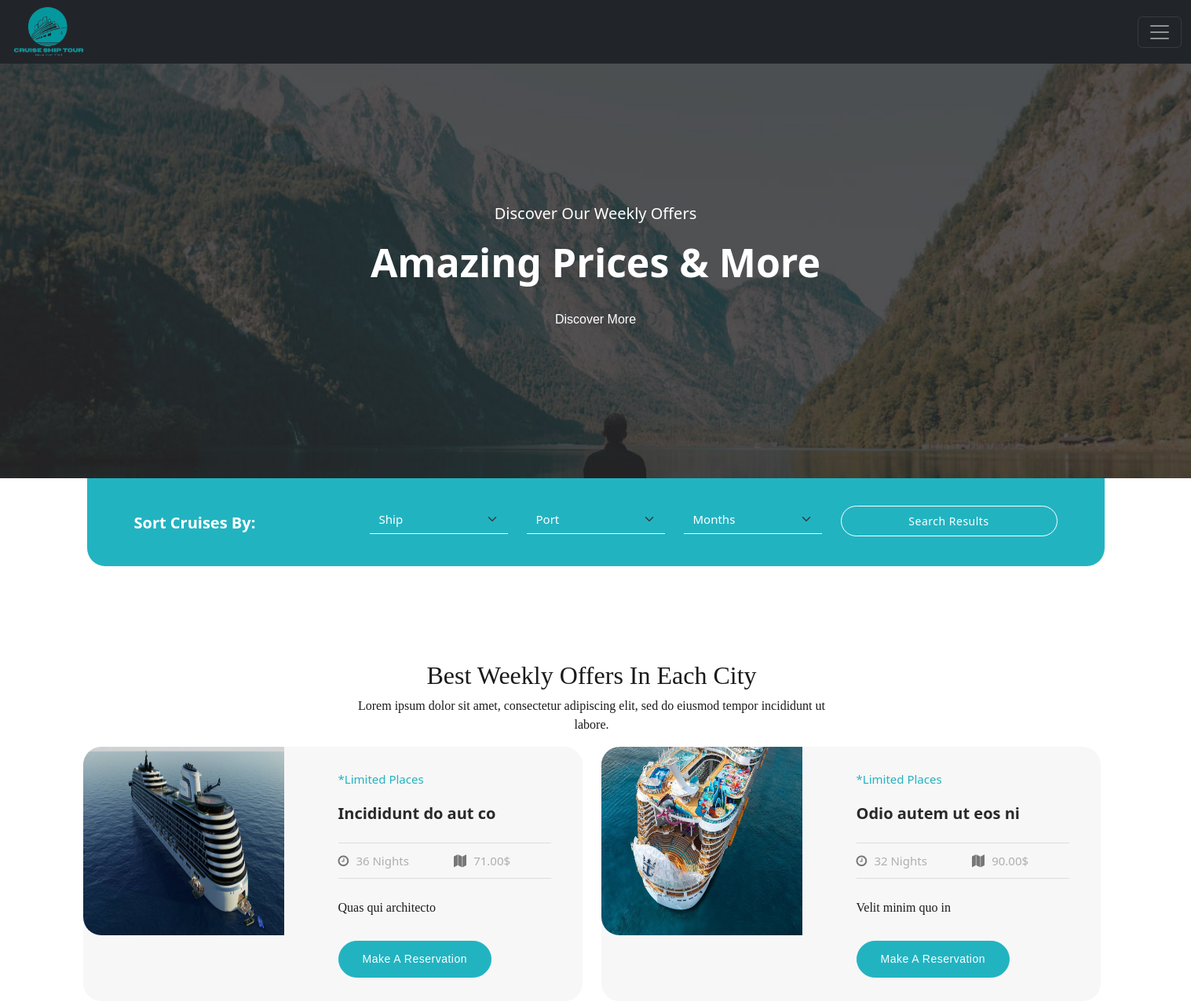
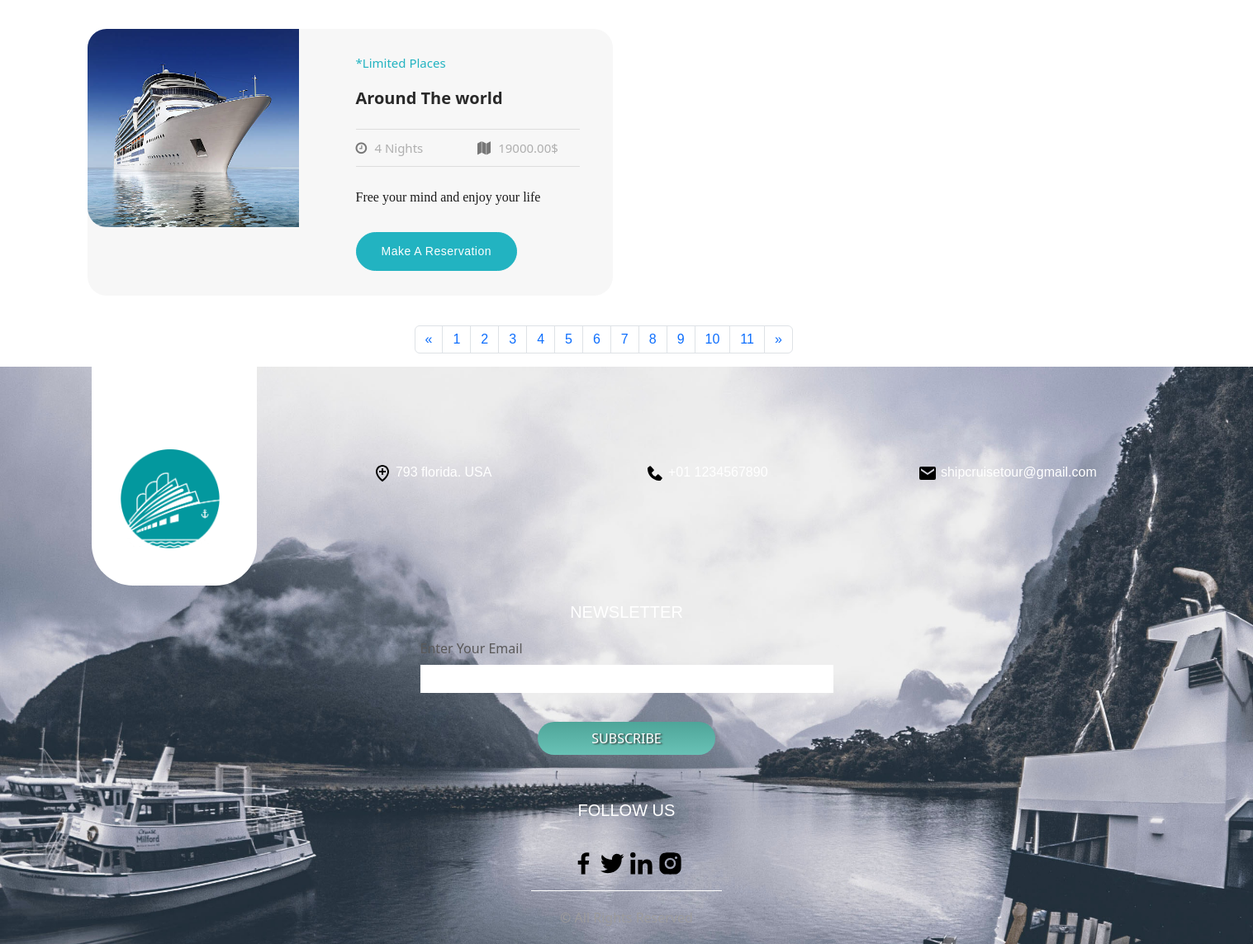
/pages/croisieres (signed in), run on the app's committed database (2 pictures, top to bottom).
### tables this page shows
CREATE TABLE `cruises` (
  `id` int(5) NOT NULL,
  `prix` int(5) NOT NULL,
  `image` varchar(255) NOT NULL,
  `nombre_nuits` int(2) NOT NULL,
  `port_depart` varchar(30) NOT NULL,
  `date_depart` date NOT NULL,
  `id_ship` int(5) NOT NULL,
  `nom` varchar(300) NOT NULL,
  `descriptif` varchar(10000) NOT NULL,
  `itineraire` varchar(255) NOT NULL
);

### app/controllers/Pages.php (called while the page is built, shortened)
<?php
  class Pages extends Controller{
  protected $cruiseModel;
  protected $shipModel;
  protected $portModel;
    public function __construct(){
      $this->cruiseModel = $this->model('Cruise');
      $this->shipModel = $this->model('Ship');
      $this->portModel = $this->model('Port');
    }
      public function croisieres(){
    if($_SERVER['REQUEST_METHOD'] == 'POST'){
      $port = $_POST['port'];
      $ship = $_POST['ship'];
      $date = $_POST['date'];
  $cruises = $this->cruiseModel->searchByPortShipDate($port,$ship,$date);
  $cruisePlaces = $this->cruiseModel->getPlaces();
  $reservedPlaces = $this->cruiseModel->getReservedPlaces();
  $shipsOptions = $this->shipModel->getShipsChoices();
  $portsOptions = $this->portModel->getPortsChoices();
  $datesOptions = $this->cruiseModel->getDatesChoices();
  $data = [
    'cruises' => $cruises,
    'cruisePlaces' => $cruisePlaces,
    'reservedPlaces' => $reservedPlaces,
    'shipsOptions' => $shipsOptions,
    'portsOptions' => $portsOptions,
    'datesOptions' => $datesOptions
  ];
} else {
  $cruises = $this->cruiseModel->getCruisesShipsPortsForClients();
  $cruisePlaces = $this->cruiseModel->getPlaces();
  $reservedPlaces = $this->cruiseModel->getReservedPlaces();
  $shipsOptions = $this->shipModel->getShipsChoices();
  $portsOptions = $this->portModel->getPortsChoices();
  $datesOptions = $this->cruiseModel->getDatesChoices();
}
        $data = [
          'cruises' => $cruises,
          'cruisePlaces' => $cruisePlaces,
          'reservedPlaces' => $reservedPlaces,
          'shipsOptions' => $shipsOptions,
          'portsOptions' => $portsOptions,
          'datesOptions' => $datesOptions
        ];
      $this->view('pages/croisieres', $data);
      }
  }

### app/libraries/Core.php (called while the page is built, shortened)
<?php
  class Core {
    protected $currentMethod = 'index';
    public function __construct(){
      $url = $this->getUrl();
            if(file_exists('../app/controllers/'.ucwords($url[0]).'.php')){
        unset($url[0]);
      }
      $this->currentController = new $this->currentController;
      if(isset($url[1])){
        if(method_exists($this->currentController, $url[1])){
          $this->currentMethod = $url[1];
          unset($url[1]);
        }
      }
      $this->params = $url ? array_values($url) : [];
      call_user_func_array([$this->currentController, $this->currentMethod], $this->params);
    }
    public function getUrl(){
        if(isset($_GET['url'])){
          $url = rtrim($_GET['url'], '/');
          $url = filter_var($url, FILTER_SANITIZE_URL);
          $url = explode('/', $url);
          return $url;
        }
    }
  }

### public/index.php (called while the page is built, shortened)
<?php
  $init = new Core;

### app/libraries/Database.php (called while the page is built, shortened)
<?php
class Database {
	private $host = DB_HOST;
	private $user = DB_USER;
	private $pass = DB_PASS;
	private $dbname = DB_NAME;
	private $dbh;
	private $stmt;
	public function __construct() {
		$dsn = 'mysql:host=' . $this->host . ';dbname=' . $this->dbname;
		$options = array (
			PDO::ATTR_PERSISTENT => true,
			PDO::ATTR_ERRMODE => PDO::ERRMODE_EXCEPTION
		);
		try {
			$this->dbh = new PDO ($dsn, $this->user, $this->pass, $options);
		}
		catch ( PDOException $e ) {
			$this->error = $e->getMessage();
		}
	}
	public function query($query) {
		 $this->stmt = $this->dbh->prepare($query);
	}
		public function queryPaginated($query,$start=null,$offset=null) {
			 $this->stmt = $this->dbh->prepare($query);
		}
	public function execute(){
		return $this->stmt->execute();
	}
	public function resultset(){
		$this->execute();
		return $this->stmt->fetchAll(PDO::FETCH_OBJ);
	}
}

### app/models/Cruise.php (called while the page is built, shortened)
<?php
  class Cruise {
    private $db;
    public function __construct(){
      $this->db = new Database;
    }
    public function getPlaces(){
      $this->db->query("SELECT SUM(ships.nombre_places) AS cruisePlaces FROM cruises INNER JOIN ships ON cruises.id_ship = ships.id");
      $results = $this->db->resultset();
      return $results;
    }
    public function getReservedPlaces(){
      $this->db->query("SELECT SUM(roomtypes.capacite) AS placesReserved
                        FROM reservations
                        INNER JOIN rooms
                        ON reservations.id_chambre = rooms.id
                        INNER JOIN roomtypes
                        ON rooms.id_type= roomtypes.id
                        INNER JOIN cruises
                        ON reservations.id_cruise=cruises.id
                        ");
      $results = $this->db->resultset();
      return $results;
    }
    public function getCruisesShipsPortsForClients(){
      $Limit = 6;
      $page_number = isset($_GET['page']) ? (int)$_GET['page']: 1;
      $page_number = $page_number < 1 ? 1 : $page_number;
      $offset = ($page_number - 1) * $Limit;
      $this->db->queryPaginated("SELECT cruises.*,
      ships.nombre_places AS cruiseCapacity,
      SUM(roomtypes.capacite) AS placesReserved
                  FROM cruises
                  INNER JOIN ships
                  ON cruises.id_ship=ships.id
                  INNER JOIN reservations
                  INNER JOIN rooms
                  ON reservations.id_chambre = rooms.id
                  INNER JOIN roomtypes
                  ON rooms.id_type= roomtypes.id
                  GROUP BY cruises.id
                  HAVING ((cruises.date_depart > CURRENT_DATE) AND ships.nombre_places > SUM(roomtypes.capacite))
                  ORDER BY cruises.prix ASC  LIMIT $Limit OFFSET $offset
                        ");
      $results = $this->db->resultset();
      return $results;
    }
    public function getDatesChoices(){
        $this->db->query('SELECT DISTINCT MONTH(date_depart) AS month FROM cruises ');
        $results = $this->db->resultset();
        return $results;
    }
  }

### app/views/pages/croisieres.php (the view, shortened to what this page needs)
<?php require APPROOT . '/views/inc/header.php'; ?>
<div class="page-heading">
        <div class="container">
          <div class="row">
            <div class="col-lg-12">
              <h4>Discover Our Weekly Offers</h4>
              <h2>Amazing Prices &amp; More</h2>
              <div class="border-button"><a href="about.html">Discover More</a></div>
            </div>
          </div>
        </div>
      </div>
      <div class="search-form">
        <div class="container">
          <div class="row">
            <div class="col-lg-12">
              <form id="search-form" name="gs" method="post" role="search"
              action="<?= URLROOT?>/pages/croisieres">
                <div class="row">
                  <div class="col-lg-3">
                    <h4>Sort Cruises By:</h4>
                  </div>
                  <div class="col-lg-2">
                      <fieldset>
                          <select name="ship" class="form-select" aria-label="Default select example" id="chooseLocation" onChange="this.form.click()">
                              <option selected>Ship</option>
                          </select>
                      </fieldset>
                  </div>
                  <div class="col-lg-2">
                      <fieldset>
                          <select name="port" class="form-select" aria-label="Default select example" id="choosePrice" onChange="this.form.click()">
                              <option selected>Port</option>
                          </select>
                      </fieldset>
                  </div>
                  <div class="col-lg-2">
                    <fieldset>
                        <select name="date" class="form-select" aria-label="Default select example">
                            <option selected>Months</option>
                        </select>
                    </fieldset>
                </div>
                  <div class="col-lg-3">
                      <fieldset>
                           <input  class="border-button" value="Search Results" type="submit">
                      </fieldset>
                  </div>
                </div>
              </form>
            </div>
          </div>
        </div>
      </div>
      <div class="amazing-deals">
        <div class="container">
          <div class="row">
            <div class="col-lg-6 offset-lg-3">
              <div class="section-heading text-center">
                <h2>Best Weekly Offers In Each City</h2>
                <p>Lorem ipsum dolor sit amet, consectetur adipiscing elit, sed do eiusmod tempor incididunt ut labore.</p>
              </div>
            </div>
        <?php foreach( $data['cruises'] as $cruise ) :
          if($data['reservedPlaces'] > $data['cruisePlaces']){
          ?>
            <div class="col-lg-6 col-sm-6">
              <div class="item">
                <div class="row">
                  <div class="col-lg-6">
                    <div class="image">
                    <img src="../<?php echo $cruise->image; ?>" >
                    </div>
                  </div>
                  <div class="col-lg-6 align-self-center">
                    <div class="content">
                      <span class="info">*Limited Places</span>
                      <h4><?php echo $cruise->nom;?></h4>
                      <div class="row">
                        <div class="col-6">
                          <i class="fa fa-clock"></i>
                          <span class="list"><?php echo $cruise->nombre_nuits; ?> Nights</span>
                        </div>
                        <div class="col-6">
                          <i class="fa fa-map"></i>
                          <span class="list"><?php printf("%.2f",$cruise->prix ) ; ?>$</span>
                        </div>
                      </div>
                      <p><?php echo $cruise->descriptif; ?></p>
                      <div class="main-button">
                        <a class="btn disabled" href="<?= URLROOT; ?>/pages/booking/<?= $cruise->id; ?>"
                          >Make a Reservation</a>
                      </div>
                    </div>
                  </div>
                </div>
              </div>
            </div>
            <?php
          }else{
            ?>
            <div class="col-lg-6 col-sm-6">
              <div class="item">
                <div class="row">
                  <div class="col-lg-6">
                    <div class="image">
                    <img src="../<?php echo $cruise->image; ?>" >
                    </div>
                  </div>
                  <div class="col-lg-6 align-self-center">
                    <div class="content">
                      <span class="info">*Limited Places</span>
                      <h4><?php echo $cruise->nom;?></h4>
                      <div class="row">
                        <div class="col-6">
                          <i class="fa fa-clock"></i>
                          <span class="list"><?php echo $cruise->nombre_nuits; ?> Nights</span>
                        </div>
                        <div class="col-6">
                          <i class="fa fa-map"></i>
                          <span class="list"><?php printf("%.2f",$cruise->prix ) ; ?>$</span>
                        </div>
                      </div>
                      <p><?php echo $cruise->descriptif; ?></p>
                      <div class="main-button">
                        <a  href="<?= URLROOT; ?>/pages/booking/<?= $cruise->id; ?>" onclick="reservation()" id="testReservation" <?php if( $data['reservedPlaces'] > $data['cruisePlaces']){ echo ('aria-disabled');} ; ?> >Make a Reservation</a>
                      </div>
                    </div>
                  </div>
                </div>
              </div>
            </div>
            <?php
          }
          endforeach;  ?>
              <div class="pag">
                  <nav aria-label="Page navigation ">
                  <ul class="pagination">
                    <li class="page-item">
                    <?php for($i = 1 ; $i <= 5 ; $i++): ?>
                      <a class="page-link" href="<?= URLROOT?>/pages/croisieres?page=<?=$i-1;?>" aria-label="Previous">
                        <span aria-hidden="true">&laquo;</span>
                      </a>
                    </li>
                    <?php for($i = 1 ; $i <= 11 ; $i++): ?>
                    <li class="page-item"><a class="page-link" href="<?= URLROOT?>/pages/croisieres?page=<?=$i;?>"><?= $i;?></a></li>
                    <?php endfor ;?>
                    <li class="page-item">
                      <a class="page-link" href="<?= URLROOT?>/pages/croisieres?page=<?=$i+1;?>" aria-label="Next">
                        <span aria-hidden="true">&raquo;</span>
                      </a>
                    </li>
                    <?php endfor ;?>
                  </ul>
                  </nav>
                </div>
          </div>
        </div>
      </div>
<?php require APPROOT . '/views/inc/footer.php'; ?>

### public/css/style.css (style rules this page uses)
.pag { margin-left: 30%; }
body { overflow-x: hidden; }
body:not(.light) { background: #ffffff; color: rgb(0, 0, 0); }
.search-form #search-form { background-color: #22b3c1; border-bottom-left-radius: 23px; border-bottom-right-radius: 23px; padding: 35px 60px; }
.search-form #search-form h4 { color: #fff; font-size: 20px; font-weight: 700; margin-top: 10px; }
.search-form #search-form select { background-color: transparent; border: none; outline: none; box-shadow: none; border-bottom: 1px solid #fff; border-radius: 0px; color: #fff; font-size: 15px; font-weight: 300; width: 100%; cursor: pointer; }
.search-form #search-form option { background-color: #1ea0ad; }
.search-form #search-form input { width: 100%; text-align: center; font-size: 14px; color: #fff; background-color: transparent; border: 1px solid #fff; padding: 8px 30px; display: inline-block; border-radius: 25px; font-weight: 500; text-transform: capitalize; letter-spacing: 0.5px; transition: all .3s; position: relative; overflow: hidden; }
.page-heading { background-image: url(../img/heading-bg.jpg); background-position: center center; background-size: cover; background-repeat: no-repeat; padding: 260px 0px 190px 0px; text-align: center; }
.page-heading h4 { font-size: 20px; font-weight: 500; color: #fff; margin-bottom: 20px; }
.page-heading h2 { font-size: 50px; font-weight: 700; color: #fff; margin-bottom: 30px; }
.page-heading .border-button a { border-color: #fff; color: #fff; }
.main-button a { font-size: 14px; color: #fff; background-color: #22b3c1; border: 1px solid #22b3c1; padding: 12px 30px; display: inline-block; border-radius: 25px; font-weight: 500; text-transform: capitalize; letter-spacing: 0.5px; transition: all .3s; position: relative; overflow: hidden; text-decoration: none; }
a { text-decoration: none !important; color: #d8e8f5; font-family: Arial, Helvetica, sans-serif; }
.amazing-deals p, .amazing-deals h2 { color: #1b1b1b ; font-family:Cambria, Cochin, Georgia, Times, 'Times New Roman', serif; }
.amazing-deals { margin-top: 120px; color: rgb(41, 41, 41); margin-right: 10px; }
.amazing-deals .item .image img { border-top-left-radius: 23px; border-bottom-left-radius: 23px; overflow: hidden!; height: 15rem; width: 16rem; margin-bottom: 30%; }
.amazing-deals .item { background-color: #f7f7f7; border-radius: 23px; padding-right: 30px; margin-bottom: 30px; height: 90%; }
.amazing-deals .item span.info { color: #22b3c1; font-size: 15px; margin-bottom: 20px; display: block; }
.amazing-deals .item h4 { font-size: 20px; font-weight: 700; padding-bottom: 25px; margin-bottom: 10px; border-bottom: 1px solid #ddd; }
.amazing-deals .item i { color: #777; margin-right: 5px; }
.amazing-deals .item span.list { font-size: 15px; color: #afafaf; font-weight: 500; }
.amazing-deals .item .content { padding: 30px 10px; }
.amazing-deals .item p { padding-top: 25px; margin-top: 10px; border-top: 1px solid #ddd; margin-bottom: 30px; }

### data on the page
cruises: image (picture), nom "Incididunt do aut co", nombre_nuits "36", prix "71.00", descriptif "Quas qui architecto"
cruises: image (picture), nom "Odio autem ut eos ni", nombre_nuits "32", prix "90.00", descriptif "Velit minim quo in"
cruises: image (picture), nom "Around The world", nombre_nuits "4", prix "19000.00", descriptif "Free your mind and enjoy your life"
